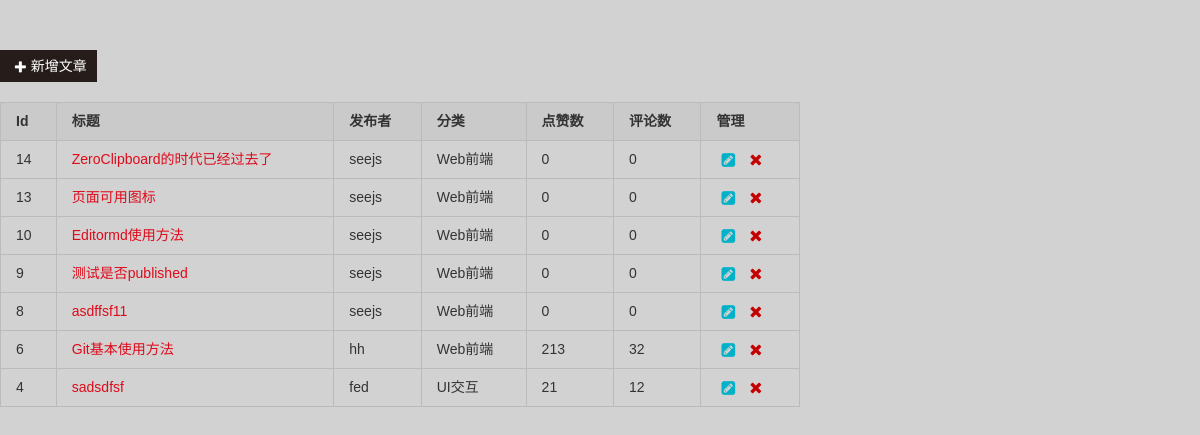
The app's page /admin/settings/article-list.php (signed in) with its own data.
### tables this page shows
CREATE TABLE `article` (
  `id` int(10) NOT NULL AUTO_INCREMENT,
  `title` varchar(255) NOT NULL,
  `sourcecontent` text,
  `content` text,
  `publisher` varchar(255) NOT NULL,
  `category` varchar(255) NOT NULL,
  `banner` varchar(255) DEFAULT NULL,
  `praise` int(10) DEFAULT '0',
  `comment` int(10) DEFAULT '0',
  `deleted` int(2) DEFAULT '0',
  `published` int(2) DEFAULT '0',
  `createtime` timestamp NOT NULL DEFAULT CURRENT_TIMESTAMP,
  PRIMARY KEY (`id`)
);

### admin/settings/article-list.php (the view, shortened to what this page needs)
<!DOCTYPE html>
<html>
<head>
    <link rel="stylesheet" href="../assets/base/normalize.css">
    <link rel="stylesheet" href="../assets/base/common.css">
    <link rel="stylesheet" href="../assets/article/list.css">
</head>
<body>
<?php
    $page = isset($_GET['page']) ? $_GET['page'] : 1;
    $page = intval($page);
    $pageSize = 15;
    $start = ($page - 1) * $pageSize;
    $end = $start + $pageSize;
    $rs = mysql_query('SELECT * FROM article WHERE deleted=0 ORDER BY createTime DESC LIMIT ' . $start . ',' . $end);
    $rows = mysql_num_rows($rs);
?>
<div class="set-wrap">
    <a href="./article-edit.php" target="_self" class="add-article">
        <span class="icon-plus25"></span>新增文章
    </a>
    <div class="art-table">
        <table class="art-list">
            <thead>
                <tr>
                    <th>Id</th>
                    <th>标题</th>
                    <th>发布者</th>
                    <th>分类</th>
                    <th>点赞数</th>
                    <th>评论数</th>
                    <th>管理</th>
                </tr>
            </thead>
            <tbody>
                <?php
                    if (!$rows) {
                ?>
                <tr>
                    <td colspan="7">暂无文章！</td>
                </tr>
                <?php
                    } else {
                        while($row = mysql_fetch_array($rs)) {
                ?>
                <tr>
                    <td><?php echo $row['id']; ?></td>
                    <td>
                        <a href="../../article.php?id=<?php echo $row['id']; ?>" target="_blank"><?php echo $row['title']; ?></a>
                    </td>
                    <td><?php echo $row['publisher']; ?></td>
                    <td><?php echo $row['category']; ?></td>
                    <td><?php echo $row['praise']; ?></td>
                    <td><?php echo $row['comment']; ?></td>
                    <td>
                        <a href="./article-edit.php?id=<?php echo $row['id']; ?>" target="_self" class="art-edit"><span class="icon-edit24"></span></a>
                        <a href="./article-del.php?id=<?php echo $row['id']; ?>" target="_self" class="art-del"><span class="icon-remove11"></span></a>
                    </td>
                </tr>
                <?php
                        }
                    }
                ?>
            </tbody>
        </table>
    </div>
</div>
</body>
</html>

### admin/assets/base/common.css (style rules this page uses)
[class^="icon-"], [class*=" icon-"] { font-family: 'seejs'; speak: none; font-style: normal; font-weight: normal; font-variant: normal; text-transform: none; line-height: 1; vertical-align: middle; -webkit-font-smoothing: antialiased; -moz-osx-font-smoothing: grayscale; }
.icon-edit24:before { content:"\e867" }
.icon-plus25:before { content:"\e8ee" }
.icon-remove11:before { content:"\e8fc" }
html, body { height: 100%; }
body, input, textarea { font: 14px/1.5 Consolas, Arial, '\5fae\8f6f\96c5\9ed1', sans-serif; }
body { background-color: #d2d2d2; }
a { text-decoration: none; color: #de0b1b; -webkit-transition: all .3s ease-out; -o-transition: all .3s ease-out; transition: all .3s ease-out; }
table { border: 1px solid #bbb; }
table tr { height: 38px; }
table thead { background-color: #cacaca; }
table th, table td { padding: 0 15px; border: 1px solid #bbb; vertical-align: middle; text-align: left; color: #333; }
.set-wrap { padding-top: 50px; }

### admin/assets/article/list.css (style rules this page uses)
.add-article { margin-bottom: 20px; display: inline-block; padding: 0 10px; height: 32px; line-height: 32px; color: #fff; background-color: #261c1a; }
.art-table .art-list { min-width: 800px; }
.art-table .art-edit, .art-table .art-del { font-size: 16px; }
.art-table .art-edit { color: #01b1c8; }
.art-table .art-del { color: #c50000; }

### records on screen
article: id "14", title "ZeroClipboard的时代已经过去了", publisher "seejs", category "Web前端", praise "0", comment "0"
article: id "13", title "页面可用图标", publisher "seejs", category "Web前端", praise "0", comment "0"
article: id "10", title "Editormd使用方法", publisher "seejs", category "Web前端", praise "0", comment "0"
article: id "9", title "测试是否published", publisher "seejs", category "Web前端", praise "0", comment "0"
article: id "8", title "asdffsf11", publisher "seejs", category "Web前端", praise "0", comment "0"
article: id "6", title "Git基本使用方法", publisher "hh", category "Web前端", praise "213", comment "32"
article: id "4", title "sadsdfsf", publisher "fed", category "UI交互", praise "21", comment "12"
